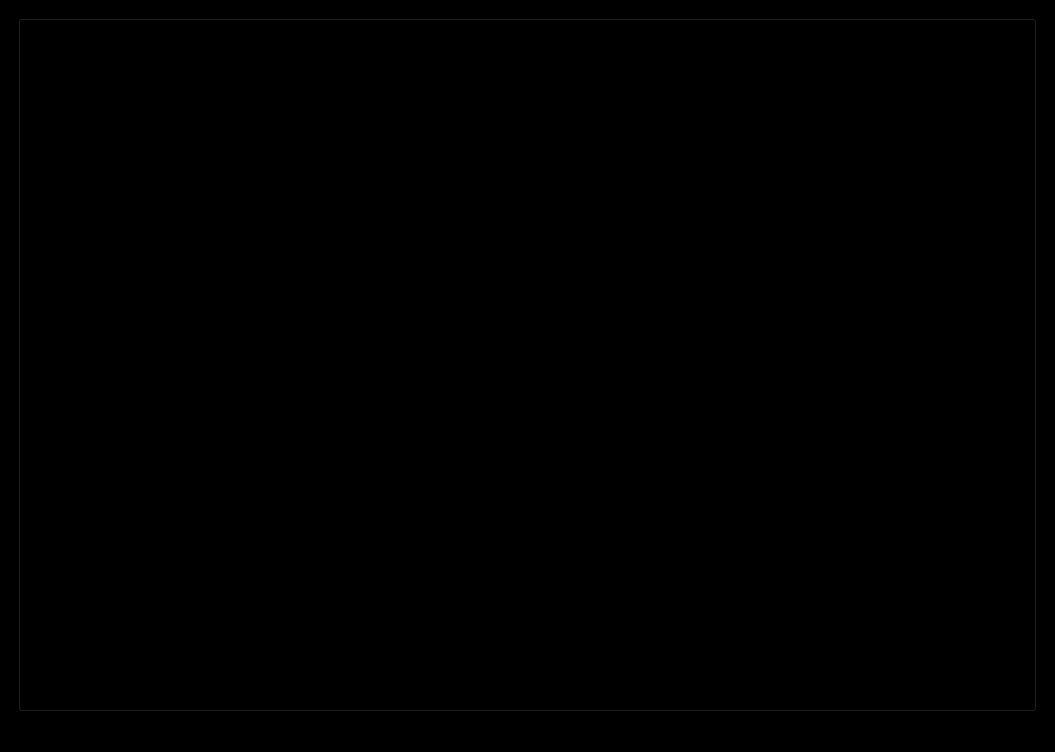
<?xml version="1.0" encoding="UTF-8"?>
<ui version="4.0">
 <class>MainWindow</class>
 <widget class="QMainWindow" name="MainWindow">
  <property name="geometry">
   <rect>
    <x>0</x>
    <y>0</y>
    <width>1055</width>
    <height>752</height>
   </rect>
  </property>
  <property name="windowTitle">
   <string>MainWindow</string>
  </property>
  <property name="styleSheet">
   <string notr="true">background-color: rgb(0, 0, 0);</string>
  </property>
  <widget class="QWidget" name="centralwidget">
   <property name="styleSheet">
    <string notr="true"/>
   </property>
   <layout class="QGridLayout" name="gridLayout">
    <item row="0" column="0">
     <widget class="QStackedWidget" name="stackedWidget">
      <property name="styleSheet">
       <string notr="true"/>
      </property>
      <property name="currentIndex">
       <number>3</number>
      </property>
      <widget class="QWidget" name="page">
       <property name="styleSheet">
        <string notr="true"/>
       </property>
       <layout class="QGridLayout" name="gridLayout_2">
        <item row="0" column="0">
         <layout class="QHBoxLayout" name="horizontalLayout">
          <property name="spacing">
           <number>0</number>
          </property>
          <item>
           <layout class="QVBoxLayout" name="verticalLayout_3">
            <property name="spacing">
             <number>1</number>
            </property>
            <item>
             <widget class="QPushButton" name="pb_na">
              <property name="minimumSize">
               <size>
                <width>405</width>
                <height>334</height>
               </size>
              </property>
              <property name="styleSheet">
               <string notr="true">background: transparent;</string>
              </property>
              <property name="text">
               <string/>
              </property>
             </widget>
            </item>
            <item>
             <layout class="QHBoxLayout" name="horizontalLayout_2">
              <item>
               <spacer name="horizontalSpacer_4">
                <property name="orientation">
                 <enum>Qt::Orientation::Horizontal</enum>
                </property>
                <property name="sizeHint" stdset="0">
                 <size>
                  <width>112</width>
                  <height>20</height>
                 </size>
                </property>
               </spacer>
              </item>
              <item>
               <widget class="QPushButton" name="pb_mx">
                <property name="minimumSize">
                 <size>
                  <width>129</width>
                  <height>67</height>
                 </size>
                </property>
                <property name="styleSheet">
                 <string notr="true">background: transparent;</string>
                </property>
                <property name="text">
                 <string/>
                </property>
               </widget>
              </item>
              <item>
               <widget class="QPushButton" name="pb_carib">
                <property name="minimumSize">
                 <size>
                  <width>102</width>
                  <height>58</height>
                 </size>
                </property>
                <property name="styleSheet">
                 <string notr="true">background: transparent;</string>
                </property>
                <property name="text">
                 <string/>
                </property>
               </widget>
              </item>
              <item>
               <spacer name="horizontalSpacer_3">
                <property name="orientation">
                 <enum>Qt::Orientation::Horizontal</enum>
                </property>
                <property name="sizeHint" stdset="0">
                 <size>
                  <width>32</width>
                  <height>20</height>
                 </size>
                </property>
               </spacer>
              </item>
             </layout>
            </item>
            <item>
             <layout class="QHBoxLayout" name="horizontalLayout_4">
              <item>
               <widget class="QLabel" name="label_2">
                <property name="maximumSize">
                 <size>
                  <width>150</width>
                  <height>150</height>
                 </size>
                </property>
                <property name="font">
                 <font>
                  <pointsize>14</pointsize>
                  <bold>true</bold>
                 </font>
                </property>
                <property name="styleSheet">
                 <string notr="true">color: red;</string>
                </property>
                <property name="text">
                 <string>Select a Continent to go to the Map</string>
                </property>
                <property name="alignment">
                 <set>Qt::AlignmentFlag::AlignCenter</set>
                </property>
                <property name="wordWrap">
                 <bool>true</bool>
                </property>
               </widget>
              </item>
              <item>
               <widget class="QPushButton" name="pb_sa">
                <property name="minimumSize">
                 <size>
                  <width>250</width>
                  <height>247</height>
                 </size>
                </property>
                <property name="styleSheet">
                 <string notr="true">background: transparent;</string>
                </property>
                <property name="text">
                 <string/>
                </property>
               </widget>
              </item>
             </layout>
            </item>
           </layout>
          </item>
          <item>
           <layout class="QVBoxLayout" name="verticalLayout_4">
            <item>
             <widget class="QPushButton" name="pb_europe">
              <property name="minimumSize">
               <size>
                <width>298</width>
                <height>288</height>
               </size>
              </property>
              <property name="styleSheet">
               <string notr="true">background: transparent;</string>
              </property>
              <property name="text">
               <string/>
              </property>
             </widget>
            </item>
            <item>
             <widget class="QPushButton" name="pb_africa">
              <property name="minimumSize">
               <size>
                <width>289</width>
                <height>332</height>
               </size>
              </property>
              <property name="styleSheet">
               <string notr="true">background: transparent;</string>
              </property>
              <property name="text">
               <string/>
              </property>
             </widget>
            </item>
           </layout>
          </item>
          <item>
           <layout class="QVBoxLayout" name="verticalLayout_5">
            <item>
             <widget class="QPushButton" name="pb_asia">
              <property name="minimumSize">
               <size>
                <width>300</width>
                <height>423</height>
               </size>
              </property>
              <property name="styleSheet">
               <string notr="true">background: transparent;</string>
              </property>
              <property name="text">
               <string/>
              </property>
             </widget>
            </item>
            <item>
             <layout class="QHBoxLayout" name="horizontalLayout_3">
              <item>
               <spacer name="horizontalSpacer">
                <property name="orientation">
                 <enum>Qt::Orientation::Horizontal</enum>
                </property>
                <property name="sizeHint" stdset="0">
                 <size>
                  <width>40</width>
                  <height>20</height>
                 </size>
                </property>
               </spacer>
              </item>
              <item>
               <widget class="QPushButton" name="pb_australia">
                <property name="minimumSize">
                 <size>
                  <width>254</width>
                  <height>206</height>
                 </size>
                </property>
                <property name="styleSheet">
                 <string notr="true">background: transparent;</string>
                </property>
                <property name="text">
                 <string/>
                </property>
               </widget>
              </item>
             </layout>
            </item>
           </layout>
          </item>
         </layout>
        </item>
       </layout>
      </widget>
      <widget class="QWidget" name="page_2">
       <layout class="QGridLayout" name="gridLayout_3">
        <item row="1" column="4">
         <layout class="QVBoxLayout" name="verticalLayout_2">
          <item>
           <widget class="QPushButton" name="go_back">
            <property name="font">
             <font>
              <pointsize>12</pointsize>
              <bold>true</bold>
             </font>
            </property>
            <property name="styleSheet">
             <string notr="true">background-color: rgb(0, 0, 0);
color: red;</string>
            </property>
            <property name="text">
             <string>Go Back</string>
            </property>
           </widget>
          </item>
          <item>
           <spacer name="verticalSpacer_2">
            <property name="orientation">
             <enum>Qt::Orientation::Vertical</enum>
            </property>
            <property name="sizeHint" stdset="0">
             <size>
              <width>20</width>
              <height>40</height>
             </size>
            </property>
           </spacer>
          </item>
         </layout>
        </item>
        <item row="1" column="3">
         <layout class="QVBoxLayout" name="verticalLayout_6">
          <item>
           <spacer name="horizontalSpacer_5">
            <property name="orientation">
             <enum>Qt::Orientation::Horizontal</enum>
            </property>
            <property name="sizeHint" stdset="0">
             <size>
              <width>1000</width>
              <height>20</height>
             </size>
            </property>
           </spacer>
          </item>
         </layout>
        </item>
        <item row="1" column="0">
         <layout class="QVBoxLayout" name="verticalLayout">
          <property name="spacing">
           <number>10</number>
          </property>
          <property name="sizeConstraint">
           <enum>QLayout::SizeConstraint::SetDefaultConstraint</enum>
          </property>
          <property name="leftMargin">
           <number>0</number>
          </property>
          <property name="bottomMargin">
           <number>8</number>
          </property>
          <item>
           <spacer name="verticalSpacer">
            <property name="orientation">
             <enum>Qt::Orientation::Vertical</enum>
            </property>
            <property name="sizeHint" stdset="0">
             <size>
              <width>20</width>
              <height>40</height>
             </size>
            </property>
           </spacer>
          </item>
          <item>
           <widget class="QWidget" name="widget" native="true">
            <property name="styleSheet">
             <string notr="true">background-color: rgb(0, 0, 0);</string>
            </property>
            <layout class="QVBoxLayout" name="verticalLayout_7">
             <item>
              <widget class="QLabel" name="label">
               <property name="maximumSize">
                <size>
                 <width>16777215</width>
                 <height>100</height>
                </size>
               </property>
               <property name="font">
                <font>
                 <pointsize>20</pointsize>
                </font>
               </property>
               <property name="styleSheet">
                <string notr="true">color: rgb(19, 197, 75);
</string>
               </property>
               <property name="text">
                <string>&lt;html&gt;&lt;head/&gt;&lt;body&gt;&lt;p&gt;&lt;span style=&quot; font-weight:700;&quot;&gt;Region&lt;/span&gt;&lt;/p&gt;&lt;/body&gt;&lt;/html&gt;</string>
               </property>
               <property name="alignment">
                <set>Qt::AlignmentFlag::AlignCenter</set>
               </property>
              </widget>
             </item>
             <item>
              <widget class="QComboBox" name="comboBox">
               <property name="maximumSize">
                <size>
                 <width>16777215</width>
                 <height>100</height>
                </size>
               </property>
              </widget>
             </item>
             <item alignment="Qt::AlignmentFlag::AlignHCenter">
              <widget class="QDialogButtonBox" name="buttonBox">
               <property name="maximumSize">
                <size>
                 <width>16777215</width>
                 <height>100</height>
                </size>
               </property>
               <property name="styleSheet">
                <string notr="true">background-color:black;
color:red;</string>
               </property>
               <property name="standardButtons">
                <set>QDialogButtonBox::StandardButton::Cancel|QDialogButtonBox::StandardButton::Ok</set>
               </property>
              </widget>
             </item>
            </layout>
           </widget>
          </item>
         </layout>
        </item>
       </layout>
      </widget>
      <widget class="QWidget" name="page_3"/>
      <widget class="QWidget" name="page_4">
       <layout class="QGridLayout" name="gridLayout_4">
        <item row="0" column="0">
         <widget class="QPushButton" name="HomePage">
          <property name="maximumSize">
           <size>
            <width>50000</width>
            <height>50000</height>
           </size>
          </property>
          <property name="styleSheet">
           <string notr="true"/>
          </property>
          <property name="text">
           <string/>
          </property>
         </widget>
        </item>
       </layout>
      </widget>
     </widget>
    </item>
   </layout>
  </widget>
  <widget class="QMenuBar" name="menubar">
   <property name="geometry">
    <rect>
     <x>0</x>
     <y>0</y>
     <width>1055</width>
     <height>25</height>
    </rect>
   </property>
  </widget>
  <widget class="QStatusBar" name="statusbar"/>
 </widget>
 <resources/>
 <connections/>
</ui>
